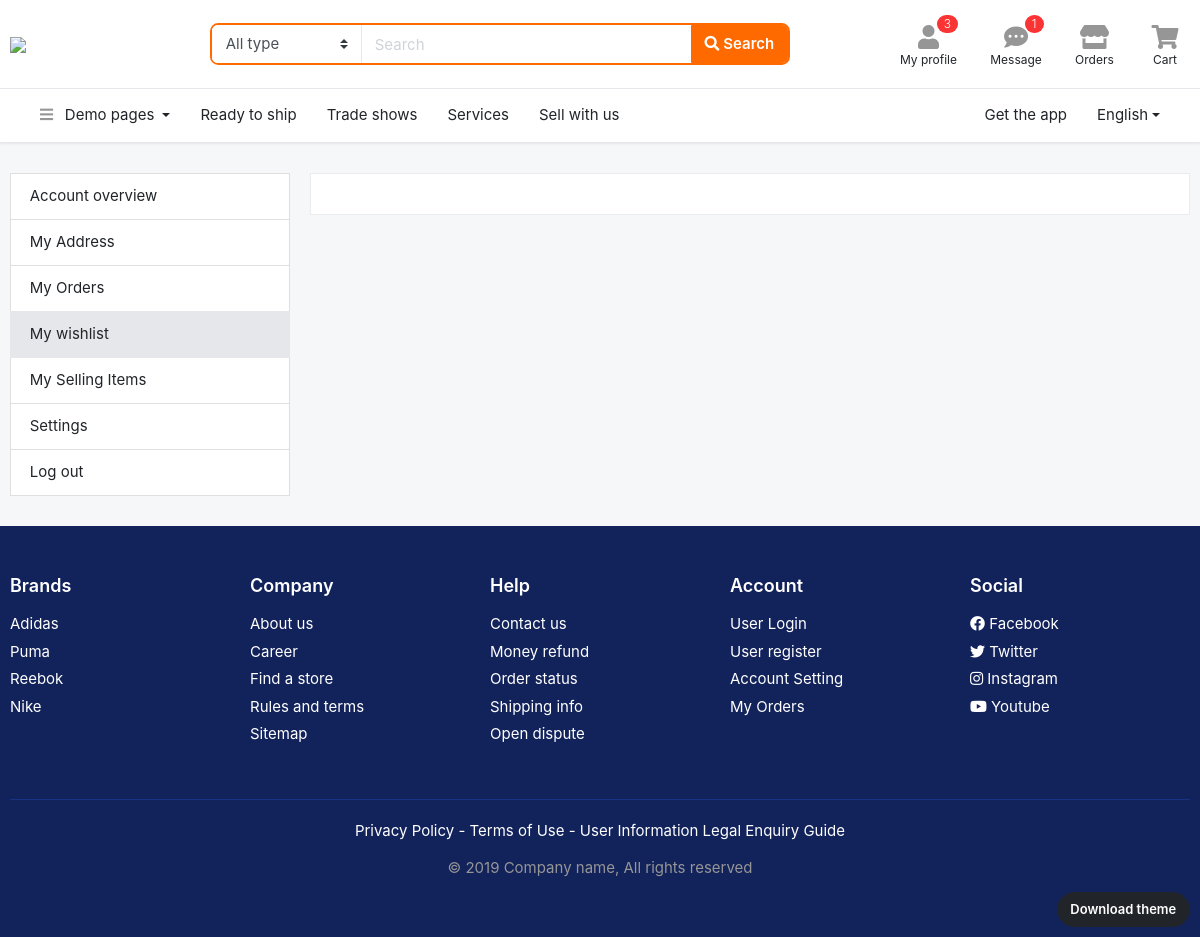
Page /order/tanlanganlar/ (signed in) on the earlier database version.
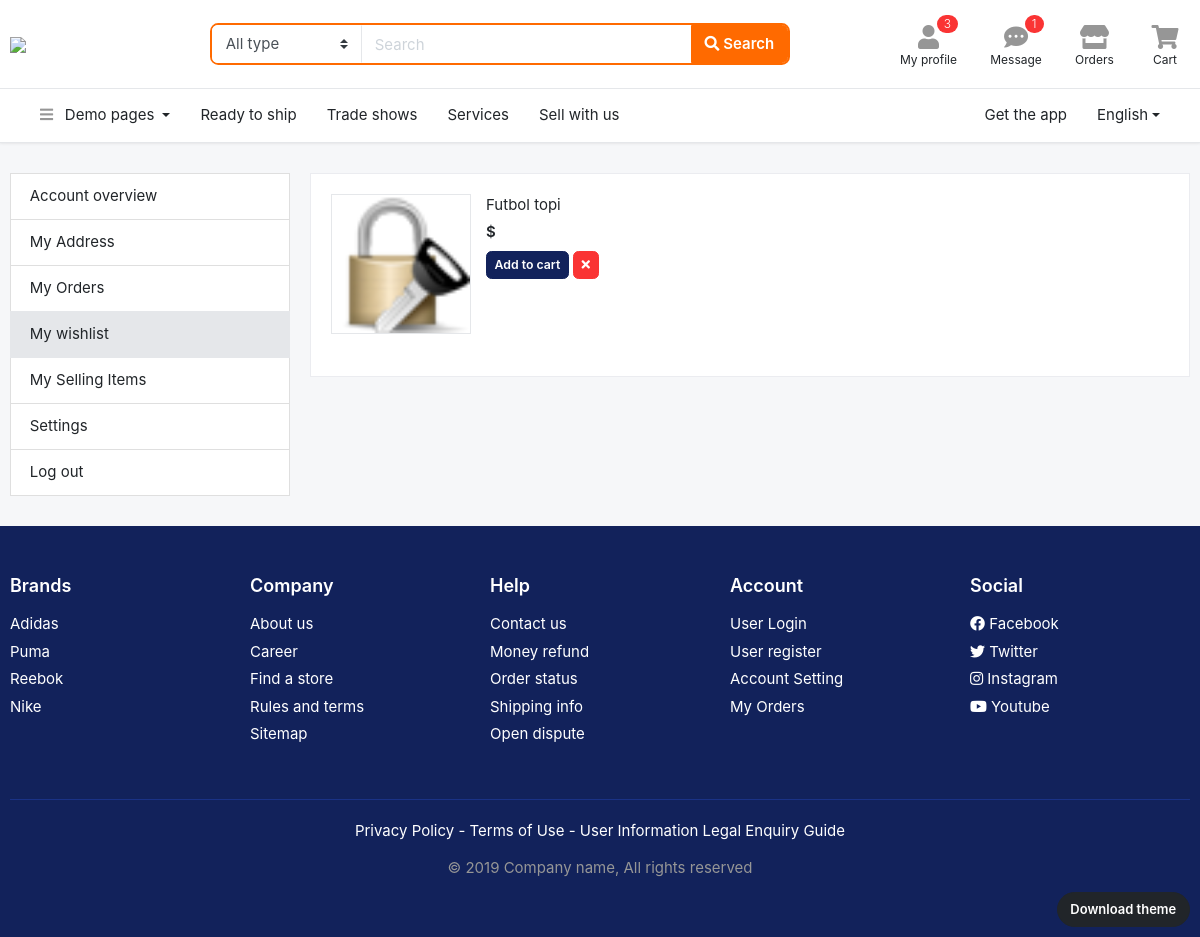
Same page on the later database version.
### buyurtma/models.py (models this page shows)
class Tanlangan(models.Model):
    mahsulot = models.ForeignKey(Mahsulot, on_delete=models.CASCADE)
    profil = models.ForeignKey(Profil, on_delete=models.CASCADE)

### asosiy/models.py (models this page shows, shortened)
class Mahsulot(models.Model):
    nom=models.CharField(max_length=55)
    batafsil=models.TextField()
    narx=models.PositiveIntegerField()
    brend=models.CharField(max_length=25)
    chegirma=models.PositiveIntegerField(default=0)
    kafolat=models.CharField(max_length=25)
    yetkazish=models.CharField(max_length=55)
    mavjud=models.BooleanField(default=True)
    davlat=models.CharField(max_length=35)
    bolim=models.ForeignKey(Bolim, on_delete=models.CASCADE)

class Media(models.Model):
    rasm=models.FileField()
    mahsulot=models.ForeignKey(Mahsulot, on_delete=models.CASCADE)

### buyurtma/views.py (the view)
# urls.py: path('tanlanganlar/', TanlanganView.as_view()),
class TanlanganView(View):
    def get(self, request):
        content = {
            'tanlanganlar' : Tanlangan.objects.filter(profil = request.user)
        }
        return render(request, 'page-profile-wishlist.html', content)

### templates/page-profile-wishlist.html
{% extends 'header.html' %}
{% block content %}
<section class="section-content padding-y">
<div class="container">
<div class="row">
	<aside class="col-md-3">
		<nav class="list-group">
			<a class="list-group-item" href="page-profile-main.html"> Account overview  </a>
			<a class="list-group-item" href="page-profile-address.html"> My Address </a>
			<a class="list-group-item" href="page-profile-orders.html"> My Orders </a>
			<a class="list-group-item active" href="page-profile-wishlist.html"> My wishlist </a>
			<a class="list-group-item" href="page-profile-seller.html"> My Selling Items </a>
			<a class="list-group-item" href="page-profile-setting.html"> Settings </a>
			<a class="list-group-item" href="page-index-1.html"> Log out </a>
		</nav>
	</aside>
	<main class="col-md-9">
		<article class="card">
			<div class="card-body">
		<div class="row">
			{% for tanlangan in tanlanganlar %}
				<div class="col-md-6">
					<figure class="itemside mb-4">
						<div class="aside"><img src="{{ tanlangan.mahsulot.media_set.first.rasm.url }}" class="border img-md"></div>
						<figcaption class="info">
							<a href="#" class="title">{{ tanlangan.mahsulot.nom }}</a>
							<p class="price mb-2">${{ tanlangan.narx }}</p>
							<a href="#" class="btn btn-secondary btn-sm"> Add to cart </a>
							<a href="#" class="btn btn-danger btn-sm" data-toggle="tooltip" title="" data-original-title="Remove from wishlist"> <i class="fa fa-times"></i> </a>
						</figcaption>
					</figure>
				</div>
			{% endfor %}
			</div>
			</div>
		</article>
	</main>
</div>
</div>
</section>
<footer class="section-footer bg-secondary">
	<div class="container">
		<section class="footer-top padding-y-lg text-white">
			<div class="row">
				<aside class="col-md col-6">
					<h6 class="title">Brands</h6>
					<ul class="list-unstyled">
						<li> <a href="#">Adidas</a></li>
						<li> <a href="#">Puma</a></li>
						<li> <a href="#">Reebok</a></li>
						<li> <a href="#">Nike</a></li>
					</ul>
				</aside>
				<aside class="col-md col-6">
					<h6 class="title">Company</h6>
					<ul class="list-unstyled">
						<li> <a href="#">About us</a></li>
						<li> <a href="#">Career</a></li>
						<li> <a href="#">Find a store</a></li>
						<li> <a href="#">Rules and terms</a></li>
						<li> <a href="#">Sitemap</a></li>
					</ul>
				</aside>
				<aside class="col-md col-6">
					<h6 class="title">Help</h6>
					<ul class="list-unstyled">
						<li> <a href="#">Contact us</a></li>
						<li> <a href="#">Money refund</a></li>
						<li> <a href="#">Order status</a></li>
						<li> <a href="#">Shipping info</a></li>
						<li> <a href="#">Open dispute</a></li>
					</ul>
				</aside>
				<aside class="col-md col-6">
					<h6 class="title">Account</h6>
					<ul class="list-unstyled">
						<li> <a href="#"> User Login </a></li>
						<li> <a href="#"> User register </a></li>
						<li> <a href="#"> Account Setting </a></li>
						<li> <a href="#"> My Orders </a></li>
					</ul>
				</aside>
				<aside class="col-md">
					<h6 class="title">Social</h6>
					<ul class="list-unstyled">
						<li><a href="#"> <i class="fab fa-facebook"></i> Facebook </a></li>
						<li><a href="#"> <i class="fab fa-twitter"></i> Twitter </a></li>
						<li><a href="#"> <i class="fab fa-instagram"></i> Instagram </a></li>
						<li><a href="#"> <i class="fab fa-youtube"></i> Youtube </a></li>
					</ul>
				</aside>
			</div>
		</section>
		<section class="footer-bottom text-center">
				<p class="text-white">Privacy Policy - Terms of Use - User Information Legal Enquiry Guide</p>
				<p class="text-muted"> &copy 2019 Company name, All rights reserved </p>
				<br>
		</section>
	</div>
</footer>
{% endblock %}

Differences in the rows shown:
added Tanlangan: mahsulot.media_set.first.rasm (picture), mahsulot.nom "Futbol topi"
